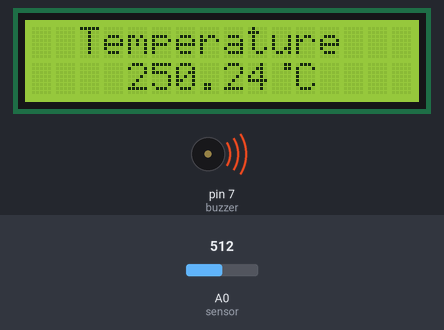
The sketch below on a simulated Arduino Uno, built with avr-gcc and run on an emulated ATmega328P. Parts: 16×2 character LCD, buzzer (waves = sounding). The test bench sets the inputs (shaded band); at power-on: A0 (sensor) = 512. The modem accepts every AT command (registered, SIM ready, sends succeed) and sends nothing else; what the sketch prints to the serial monitor is not drawn.

Above: at 3.3 s.
3.4 s: A0 (sensor) set to 78
At 9.1 s:
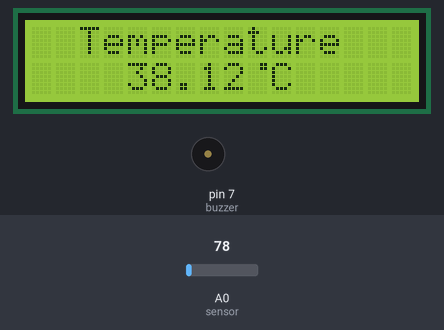
9.2 s: A0 (sensor) set to 61
At 12.0 s:
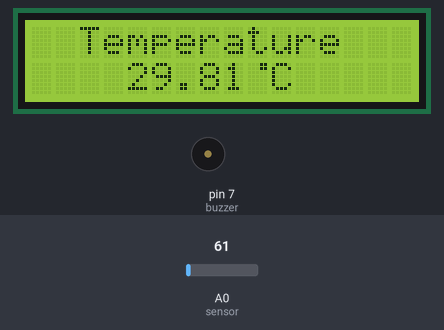
12.8 s: A0 (sensor) set to 306
At 16.7 s:
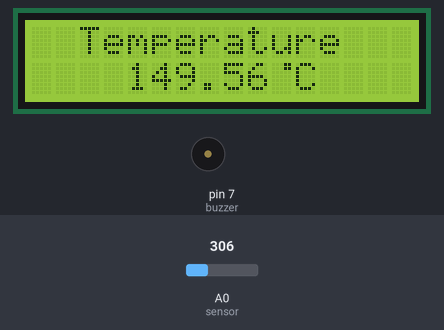
Timing chart, 0 to 22.0 s (numbered marks = the images above; inputs shaded):
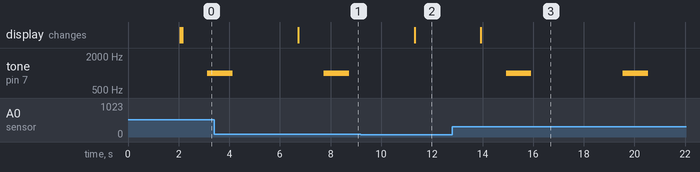

The sketch:

CODE.ino
```cpp
#include<LiquidCrystal.h>
LiquidCrystal lcd(8,9,10,11,12,13);
#include <SoftwareSerial.h>
const int buzzer = 7;
#define sensor A0
byte degree[8] =
{
0b00011,
0b00011,
0b00000,
0b00000,
0b00000,
0b00000,
0b00000,
0b00000
};
#define RX 2
#define TX 3
String AP = "Huzaifa";       // WiFi SSID
String PASS = "123456790"; // WiFi PASSWORD
String API = "HJ2UT6FF6BPDJQ9E";   // Write API KEY
String HOST = "api.thingspeak.com";
String PORT = "80";
String field = "field1";
int countTrueCommand;
int countTimeCommand;
boolean found = false;
int valSensor = 1;
float temperature;
float reading;

SoftwareSerial esp8266(RX,TX);


void setup() {
  pinMode(buzzer, OUTPUT);
lcd.begin(16,2);
lcd.createChar(1, degree);
lcd.setCursor(0,0);
lcd.print(" Digital ");
lcd.setCursor(0,1);
lcd.print(" Thermometer ");
delay(2000);
lcd.clear();
  Serial.begin(9600);
  esp8266.begin(115200);
  sendCommand("AT",5,"OK");
  sendCommand("AT+CWMODE=1",5,"OK");
  sendCommand("AT+CWJAP=\""+ AP +"\",\""+ PASS +"\"",20,"OK");
}

void loop() {
reading=analogRead(sensor);
temperature=reading*(5.0/1023.0)*100;
delay(10);
lcd.clear();
lcd.setCursor(2,0);
lcd.print("Temperature");
lcd.setCursor(4,1);
lcd.print(temperature);
lcd.write(1);
lcd.print("C");
delay(1000);
char buf[16];
  String strTemp = dtostrf(temperature, 4, 1, buf);
if (temperature>34)
{
  tone(buzzer, 1000); // Send 1KHz sound signal...
  delay(1000);        // ...for 1 sec
  noTone(buzzer);     // Stop sound...
  delay(1000);
}

 String getData = "GET /update?api_key="+ API +"&"+ field +"="+String(strTemp);
sendCommand("AT+CIPMUX=1",5,"OK");
 sendCommand("AT+CIPSTART=0,\"TCP\",\""+ HOST +"\","+ PORT,15,"OK");
 sendCommand("AT+CIPSEND=0," +String(getData.length()+4),4,">");
 esp8266.println(getData);delay(1500);countTrueCommand++;
 sendCommand("AT+CIPCLOSE=0",5,"OK");
}

void sendCommand(String command, int maxTime, char readReplay[]) {
  Serial.print(countTrueCommand);
  Serial.print(". at command => ");
  Serial.print(command);
  Serial.print(" ");
  while(countTimeCommand < (maxTime*1))
  {
    esp8266.println(command);//at+cipsend
    if(esp8266.find(readReplay))//ok
    {
      found = true;
      break;
    }

    countTimeCommand++;
  }

  if(found == true)
  {
    Serial.println("OYI");
    countTrueCommand++;
    countTimeCommand = 0;
  }

  if(found == false)
  {
    Serial.println("Fail");
    countTrueCommand = 0;
    countTimeCommand = 0;
  }

  found = false;
 }
```

Measured:
- after the input at 3.4 s, the display: changes after 3.3 s (image 1)
- after the input at 9.2 s, tone on pin 7 (buzzer): stays silent (without the input it goes to 1000 Hz after 3.1 s); the display: changes after 2.1 s (image 2)
- after the input at 12.8 s, tone on pin 7 (buzzer): alternates 1000 Hz for 1.0 s and silent for 3.6 s, starting after 2.1 s; the display: changes after 1.1 s (image 3)
